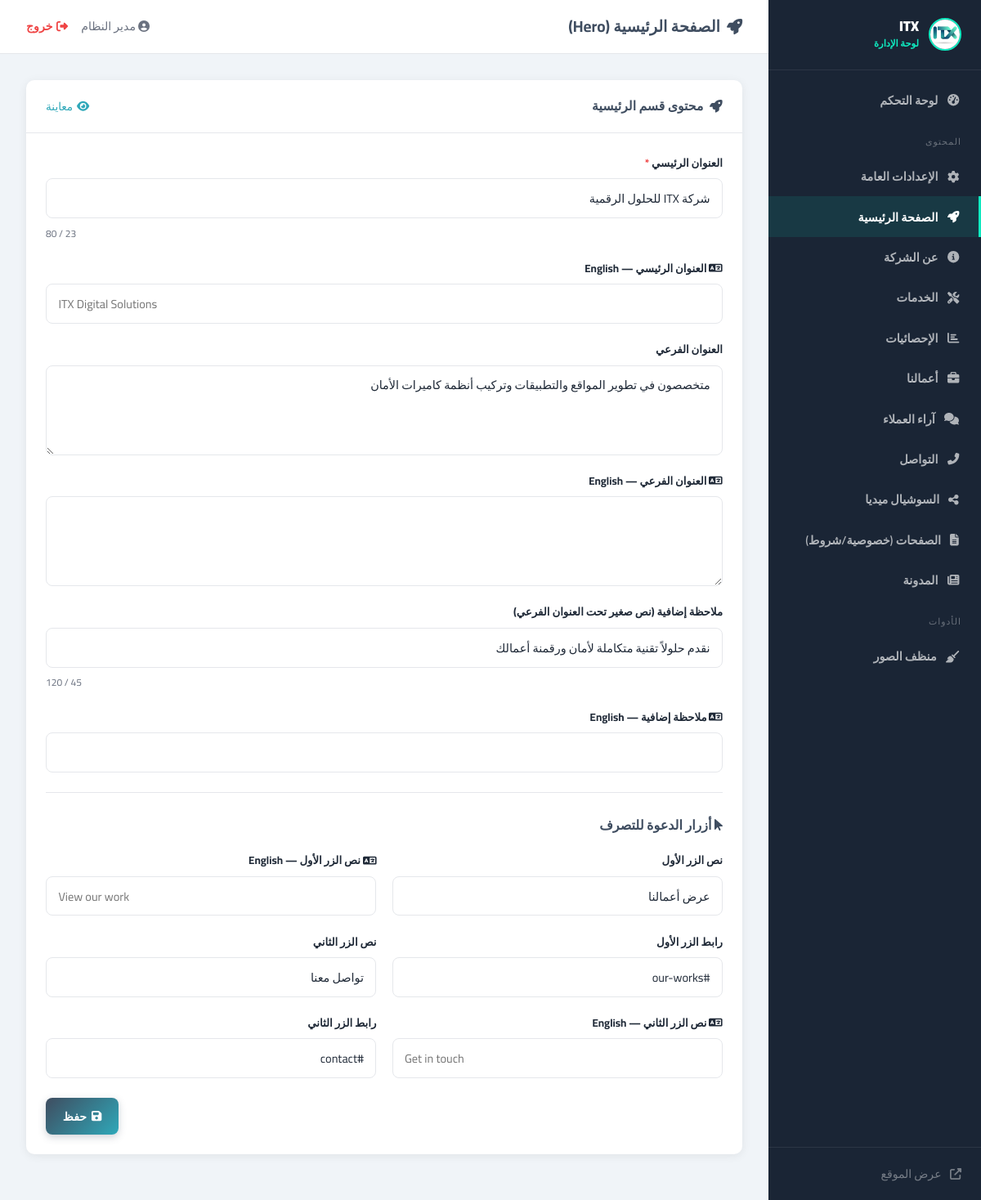
Page /admin/index.php?page=hero (signed in) on the committed database.
### tables this page shows
CREATE TABLE IF NOT EXISTS `hero_section` (
  `id` int NOT NULL DEFAULT '1',
  `title` varchar(255) DEFAULT NULL,
  `subtitle` text,
  `note` varchar(350) DEFAULT NULL,
  `btn1_text` varchar(100) DEFAULT NULL,
  `btn1_link` varchar(255) DEFAULT NULL,
  `btn2_text` varchar(100) DEFAULT NULL,
  `btn2_link` varchar(255) DEFAULT NULL,
  `updated_at` timestamp NULL DEFAULT CURRENT_TIMESTAMP ON UPDATE CURRENT_TIMESTAMP,
  PRIMARY KEY (`id`)
);

### admin/index.php (called while the page is built, shortened)
<?php
require_once __DIR__ . '/includes/auth.php';
require_once __DIR__ . '/includes/layout.php';
$page = $_GET['page'] ?? 'dashboard';
require_once __DIR__ . "/pages/{$page}.php";

### admin/includes/auth.php (called while the page is built, shortened)
<?php
require_once ROOT_PATH . '/config/db.php';
function site_prefix(): string {
    static $p = null;
    if ($p === null) {
        $script   = $_SERVER['SCRIPT_NAME'];
        $adminDir = dirname($script);
        $p        = dirname($adminDir);
        if ($p === '/') $p = '';
    }
    return $p;
}
function admin_prefix(): string {
    static $p = null;
    if ($p === null) $p = site_prefix() . '/admin';
    return $p;
}
function site_url(string $path = ''): string {
    return site_prefix() . ($path ? '/' . ltrim($path, '/') : '/');
}
function e(string $s): string {
    return htmlspecialchars($s ?? '', ENT_QUOTES, 'UTF-8');
}
function db_row(string $sql, array $params = []): array {
    $s = getDB()->prepare($sql);
    $s->execute($params);
    return $s->fetch() ?: [];
}

### config/db.php (called while the page is built, shortened)
<?php
function getDB(): PDO
{
    static $pdo = null;
    if ($pdo === null) {
        $dsn = sprintf(
            'mysql:host=%s;dbname=%s;charset=%s',
            DB_HOST, DB_NAME, DB_CHARSET
        );
        $pdo = new PDO($dsn, DB_USER, DB_PASS, [
            PDO::ATTR_ERRMODE            => PDO::ERRMODE_EXCEPTION,
            PDO::ATTR_DEFAULT_FETCH_MODE => PDO::FETCH_ASSOC,
            PDO::ATTR_EMULATE_PREPARES   => false,
        ]);
    }
    return $pdo;
}

### admin/pages/hero.php (the view, shortened to what this page needs)
<?php
$h = db_row("SELECT * FROM hero_section WHERE id=1") ?: [];
?>
<div class="card">
  <div class="card-head">
    <h2><i class="fas fa-rocket"></i> محتوى قسم الرئيسية</h2>
    <a href="<?= site_url() ?>#home" target="_blank" class="site-preview-link">
      <i class="fas fa-eye"></i> معاينة
    </a>
  </div>
  <div class="card-body">
    <form method="POST">
      <div class="form-grid col1">
        <div class="fg">
          <label>العنوان الرئيسي <span class="req">*</span></label>
          <input type="text" name="title" value="<?= e($h['title'] ?? 'شركة ITX للحلول الرقمية') ?>"
                 data-maxlen="80" required>
        </div>
        <div class="fg">
          <label><i class="fas fa-language"></i> العنوان الرئيسي — English</label>
          <input type="text" name="title_en" value="<?= e($h['title_en'] ?? '') ?>" placeholder="ITX Digital Solutions" dir="ltr">
        </div>
        <div class="fg">
          <label>العنوان الفرعي</label>
          <textarea name="subtitle" rows="2"><?= e($h['subtitle'] ?? '') ?></textarea>
        </div>
        <div class="fg">
          <label><i class="fas fa-language"></i> العنوان الفرعي — English</label>
          <textarea name="subtitle_en" rows="2" dir="ltr"><?= e($h['subtitle_en'] ?? '') ?></textarea>
        </div>
        <div class="fg">
          <label>ملاحظة إضافية (نص صغير تحت العنوان الفرعي)</label>
          <input type="text" name="note" value="<?= e($h['note'] ?? '') ?>" data-maxlen="120">
        </div>
        <div class="fg">
          <label><i class="fas fa-language"></i> ملاحظة إضافية — English</label>
          <input type="text" name="note_en" value="<?= e($h['note_en'] ?? '') ?>" dir="ltr">
        </div>
      </div>
      <div class="sep"></div>
      <p style="font-weight:700;color:var(--primary);margin-bottom:1rem"><i class="fas fa-mouse-pointer"></i> أزرار الدعوة للتصرف</p>
      <div class="form-grid">
        <div class="fg">
          <label>نص الزر الأول</label>
          <input type="text" name="btn1_text" value="<?= e($h['btn1_text'] ?? 'عرض أعمالنا') ?>">
        </div>
        <div class="fg">
          <label><i class="fas fa-language"></i> نص الزر الأول — English</label>
          <input type="text" name="btn1_text_en" value="<?= e($h['btn1_text_en'] ?? '') ?>" placeholder="View our work" dir="ltr">
        </div>
        <div class="fg">
          <label>رابط الزر الأول</label>
          <input type="text" name="btn1_link" value="<?= e($h['btn1_link'] ?? '#our-works') ?>"
                 placeholder="#our-works أو رابط خارجي">
        </div>
        <div class="fg">
          <label>نص الزر الثاني</label>
          <input type="text" name="btn2_text" value="<?= e($h['btn2_text'] ?? 'تواصل معنا') ?>">
        </div>
        <div class="fg">
          <label><i class="fas fa-language"></i> نص الزر الثاني — English</label>
          <input type="text" name="btn2_text_en" value="<?= e($h['btn2_text_en'] ?? '') ?>" placeholder="Get in touch" dir="ltr">
        </div>
        <div class="fg">
          <label>رابط الزر الثاني</label>
          <input type="text" name="btn2_link" value="<?= e($h['btn2_link'] ?? '#contact') ?>"
                 placeholder="#contact أو رابط خارجي">
        </div>
      </div>
      <div style="text-align:left;margin-top:1.5rem">
        <button type="submit" class="btn btn-primary"><i class="fas fa-save"></i> حفظ</button>
      </div>
    </form>
  </div>
</div>

### admin/assets/admin.css (style rules this page uses)
:root { --sb-bg: #1a2535; --sb-w: 260px; --accent: #0FECC1; --primary: #3F4D60; --secondary: #2FA8B9; --bg: #f0f4f8; --card: #fff; --border: #e5e7eb; --txt: #1f2937; --muted: #6b7280; --success: #10b981; --danger: #ef4444; --warning: #f59e0b; --info: #3b82f6; --radius: 10px; --shadow: 0 2px 12px rgba(0,0,0,0.07); }
* { margin:0;padding:0;box-sizing:border-box }
body { font-family:'Cairo',sans-serif;background:var(--bg);color:var(--txt);direction:rtl;min-height:100vh }
.card { background:var(--card);border-radius:var(--radius);box-shadow:var(--shadow);margin-bottom:1.5rem;overflow:hidden }
.card-head { padding:1.1rem 1.5rem;border-bottom:1px solid var(--border); display:flex;justify-content:space-between;align-items:center; }
.card-head h2 { font-size:.98rem;color:var(--primary);font-weight:700;display:flex;align-items:center;gap:.5rem }
.card-body { padding:1.5rem }
.form-grid { display:grid;grid-template-columns:1fr 1fr;gap:1.2rem }
.form-grid.col1 { grid-template-columns:1fr }
.fg { display:flex;flex-direction:column;gap:.4rem }
.fg label { font-size:.83rem;font-weight:700;color:var(--txt) }
.fg label .req { color:var(--danger) }
.fg input,.fg textarea,.fg select { padding:.62rem .9rem;border:1.5px solid var(--border);border-radius:8px; font-family:'Cairo',sans-serif;font-size:.9rem;color:var(--txt); background:#fff;transition:border-color .2s,box-shadow .2s;width:100%; }
.fg textarea { resize:vertical;min-height:110px }
.btn { padding:.58rem 1.3rem;border:none;border-radius:8px; font-family:'Cairo',sans-serif;font-size:.88rem;font-weight:700; cursor:pointer;transition:all .2s; display:inline-flex;align-items:center;gap:.4rem;text-decoration:none; }
.btn-primary { background:linear-gradient(135deg,var(--primary),var(--secondary));color:#fff;box-shadow:0 3px 10px rgba(63,77,96,.25) }
.sep { height:1px;background:var(--border);margin:1.5rem 0 }
.site-preview-link { color:var(--secondary);text-decoration:none;font-size:.85rem;display:inline-flex;align-items:center;gap:.3rem }

### rows in the picture
hero_section: title "شركة ITX للحلول الرقمية", subtitle "متخصصون في تطوير المواقع والتطبيقات وتركيب أنظمة كاميرات الأمان", note "نقدم حلولاً تقنية متكاملة لأمان ورقمنة أعمالك", btn1_text "عرض أعمالنا", btn1_link "#our-works", btn2_text "تواصل معنا", btn2_link "#contact"

### other values in the picture
$siteName "ITX"
$item['l'] "لوحة التحكم"
$item['l'] "المحتوى"
$item['l'] "الإعدادات العامة"
$item['l'] "الصفحة الرئيسية"
$item['l'] "عن الشركة"
$item['l'] "الخدمات"
$item['l'] "الإحصائيات"
$item['l'] "أعمالنا"
$item['l'] "آراء العملاء"
$item['l'] "التواصل"
$item['l'] "السوشيال ميديا"
$item['l'] "الصفحات (خصوصية/شروط)"
$item['l'] "المدونة"
$item['l'] "الأدوات"
